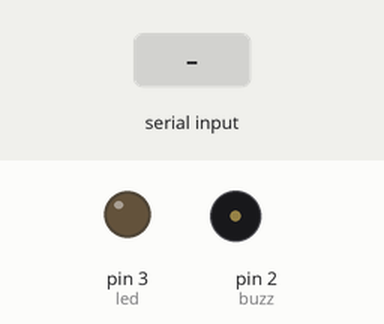
The sketch below on a simulated Arduino Uno, built with avr-gcc and run on an emulated ATmega328P. Shown: output pins drawn as LEDs (lit = HIGH), buzzer (waves = sounding). Inputs (shaded band) come from the test bench. What the sketch prints to the serial monitor is not drawn.

Above: at 1.2 s.
1.3 s: "led on\n" received over Serial
At 2.4 s:
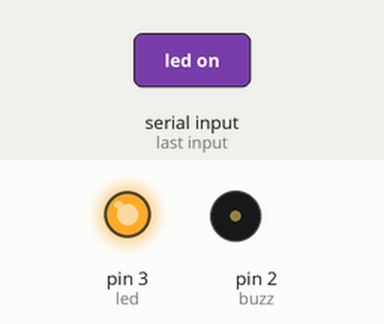
2.8 s: "buzz\n" received over Serial
5.4 s: "90,45\n" received over Serial
At 5.65 s:
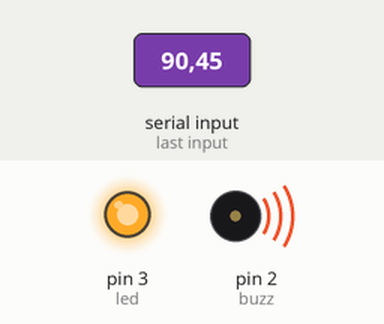
7.4 s: "led off\n" received over Serial
At 8.3 s:
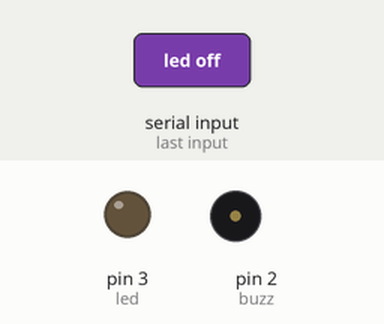
Timing chart, 0 to 9.9 s (numbered marks = the images above; inputs shaded):
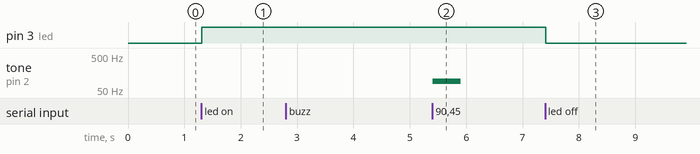

Measured:
- after the input at 1.3 s, pin 3 (led): LOW → HIGH at once
- after the input at 5.4 s, tone on pin 2 (buzz): silent → 90 Hz at once, → silent 0.50 s later
- after the input at 7.4 s, pin 3 (led): HIGH → LOW at once

The sketch:

commande_console.ino
```cpp
int led = 3;
int buzz = 2;

void setup() {
  Serial.begin(9600); // Initialise la communication série à 9600 bauds
  pinMode(led, OUTPUT);
  pinMode(buzz, OUTPUT);
}

void loop() {
  if (Serial.available()) { // Vérifie si des données sont disponibles
    String input = Serial.readStringUntil('\n'); // demande un mot
    // Affiche la ligne de texte saisie sur le moniteur série
    Serial.print("Commande : ");
    Serial.println(input);

    // Découpe la ligne en mots et les affiche séparément


    if(input == "led on"){
      digitalWrite(led, HIGH);
    }
    if(input == "led off"){
      digitalWrite(led, LOW);
    }
    if(input == "buzz"){  //si le mot est buzz alors execute
       while (!Serial.available()) {
         Serial.print("Tone :");
         delay(100);
         int number = Serial.parseInt(); //demande un nombre
         tone(buzz, number, 500);
        }
        }


  }
}
```
